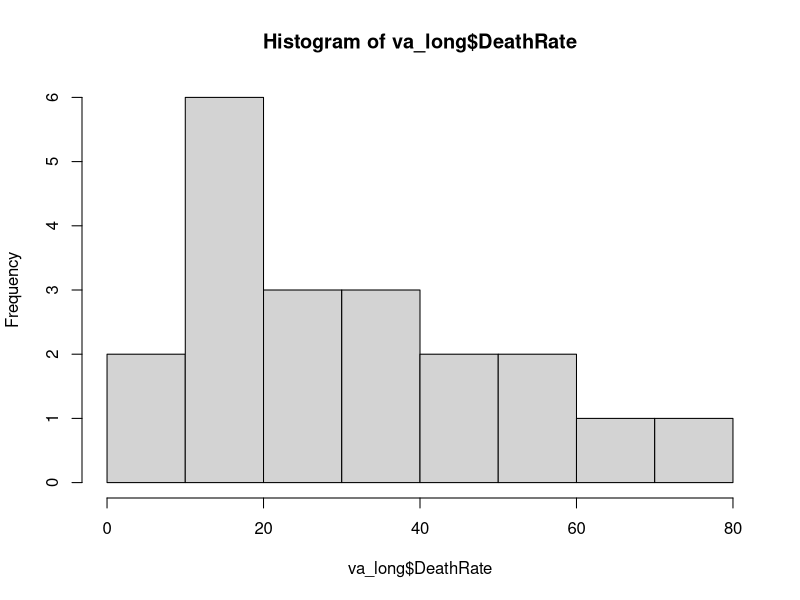
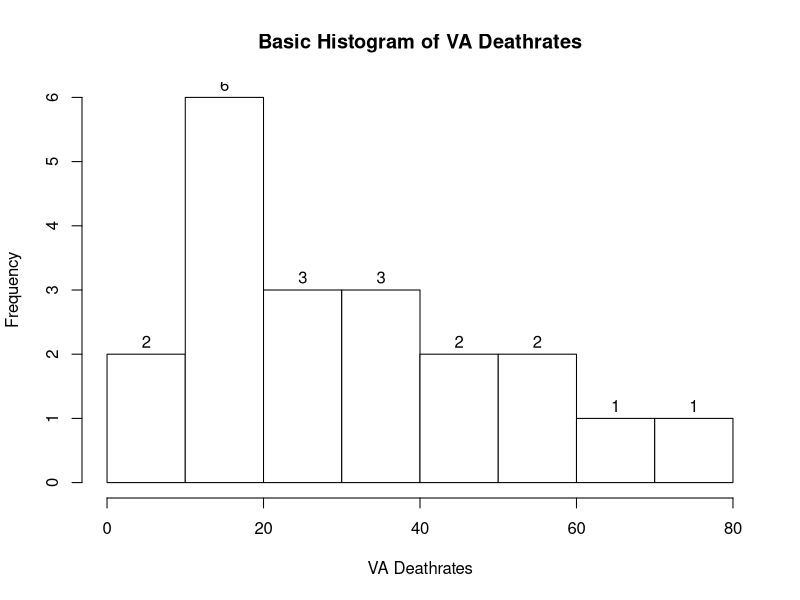
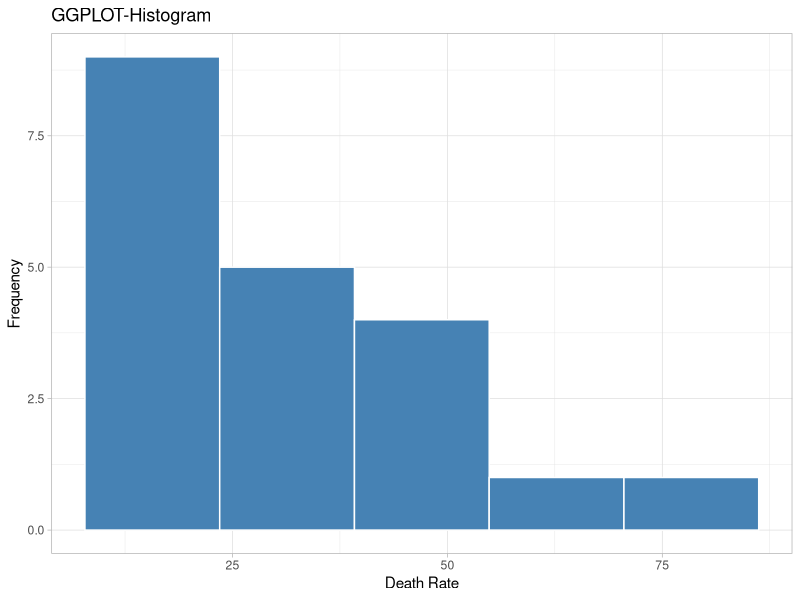

These charts were generated, in order, by the following R code:
# a) Load VA Deaths(Death Rates in Virginia)dataset in R and visualize the data using
VADeaths
?VADeaths
class(VADeaths)
help(class)
va_df <- as.data.frame(VADeaths)
class(va_df)
View(va_df)
va_df$AgeGroups<-row.names(VADeaths)
View(va_df)
va_df
#Changing the data into "Long" Format using "reshape" function
va_long=reshape(va_df,direction="long", 
                varying = colnames(VADeaths) ,
                v.names="DeathRate" ,
                timevar="Population" ,
                times=colnames(VADeaths))
va_long
hist(va_long$DeathRate)

#Changing title and labels
hist(va_long$DeathRate,
     #breaks=5,
     main="Basic Histogram of VA Deathrates",
     xlab="VA Deathrates",
     ylab="Frequency",
     labels=TRUE,
     col="white",
     border="black"
)

#Data
#Asthetics -->X,,Y axis to various variables
#Geometry
#Facets
#Statistics
#Coordinates
#Themes
#Labels
library(ggplot2)

ggplot(
  va_long,
  aes(x=DeathRate)
)+
  geom_histogram(bins=5,
                 fill="steelblue",col="white")+
  labs(title="GGPLOT-Histogram",
       x="Death Rate",
       y="Frequency")+
  #facet_wrap(~Population)
  theme_light()
